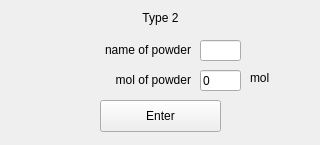
<?xml version="1.0" encoding="UTF-8"?>
<ui version="4.0">
 <class>Form</class>
 <widget class="QWidget" name="Form">
  <property name="geometry">
   <rect>
    <x>0</x>
    <y>0</y>
    <width>320</width>
    <height>145</height>
   </rect>
  </property>
  <property name="windowTitle">
   <string>Enter Type 2 Powder</string>
  </property>
  <widget class="QLabel" name="solutionType">
   <property name="geometry">
    <rect>
     <x>20</x>
     <y>10</y>
     <width>281</width>
     <height>16</height>
    </rect>
   </property>
   <property name="text">
    <string>Type 2</string>
   </property>
   <property name="alignment">
    <set>Qt::AlignCenter</set>
   </property>
  </widget>
  <widget class="QLabel" name="label_2">
   <property name="geometry">
    <rect>
     <x>80</x>
     <y>70</y>
     <width>111</width>
     <height>20</height>
    </rect>
   </property>
   <property name="text">
    <string>mol of powder</string>
   </property>
   <property name="alignment">
    <set>Qt::AlignRight|Qt::AlignTrailing|Qt::AlignVCenter</set>
   </property>
  </widget>
  <widget class="QLineEdit" name="mol">
   <property name="geometry">
    <rect>
     <x>200</x>
     <y>70</y>
     <width>41</width>
     <height>21</height>
    </rect>
   </property>
   <property name="text">
    <string>0</string>
   </property>
  </widget>
  <widget class="QLabel" name="label_4">
   <property name="geometry">
    <rect>
     <x>250</x>
     <y>70</y>
     <width>41</width>
     <height>16</height>
    </rect>
   </property>
   <property name="text">
    <string>mol</string>
   </property>
   <property name="alignment">
    <set>Qt::AlignLeading|Qt::AlignLeft|Qt::AlignVCenter</set>
   </property>
  </widget>
  <widget class="QPushButton" name="enterButton">
   <property name="geometry">
    <rect>
     <x>100</x>
     <y>100</y>
     <width>121</width>
     <height>32</height>
    </rect>
   </property>
   <property name="text">
    <string>Enter</string>
   </property>
  </widget>
  <widget class="QLabel" name="label_7">
   <property name="geometry">
    <rect>
     <x>80</x>
     <y>40</y>
     <width>111</width>
     <height>20</height>
    </rect>
   </property>
   <property name="text">
    <string>name of powder</string>
   </property>
   <property name="alignment">
    <set>Qt::AlignRight|Qt::AlignTrailing|Qt::AlignVCenter</set>
   </property>
  </widget>
  <widget class="QLineEdit" name="name">
   <property name="geometry">
    <rect>
     <x>200</x>
     <y>40</y>
     <width>41</width>
     <height>21</height>
    </rect>
   </property>
   <property name="text">
    <string/>
   </property>
  </widget>
 </widget>
 <resources/>
 <connections/>
</ui>
